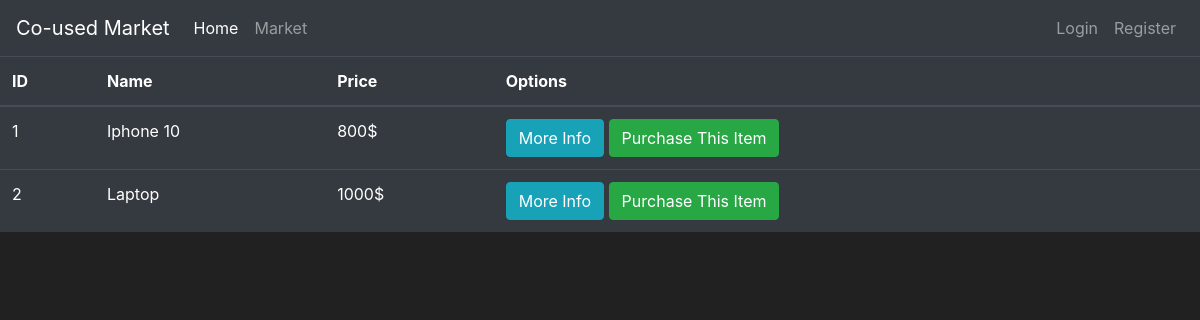
/market, run on an earlier commit of the app's database.
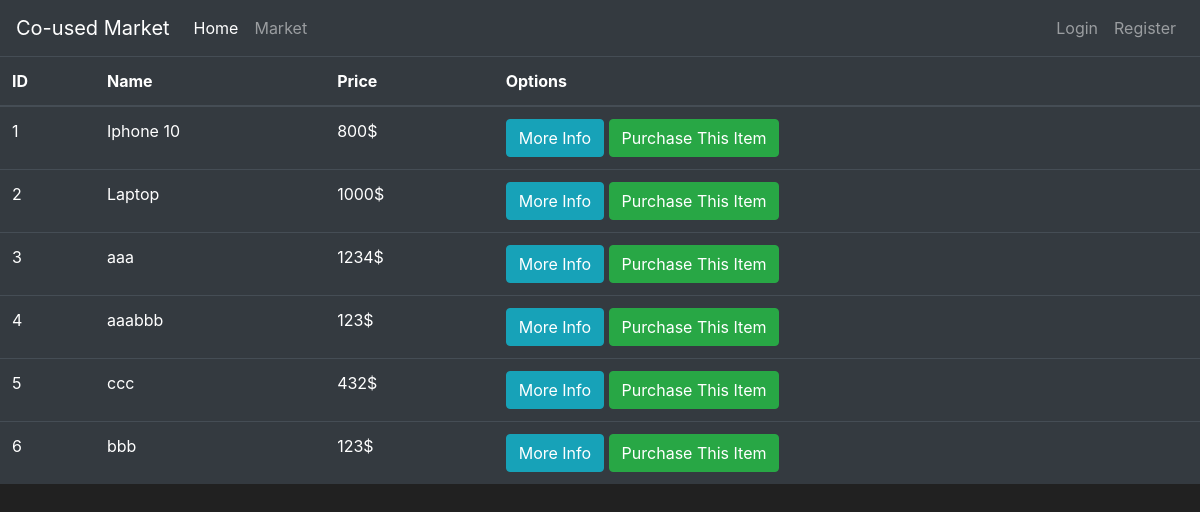
And on a later commit of the database.
### market/models.py (models this page shows, shortened)
class Item(db.Model):
    id = db.Column(db.Integer(), primary_key=True)
    name = db.Column(db.String(length=30), nullable=False, unique=True)
    price = db.Column(db.Integer(), nullable=False)
    barcode =db.Column(db.String(length=12), nullable=True, unique=False)
    description = db.Column(db.String(length=1024), nullable=False, unique=True)
    owner = db.Column(db.Integer(), db.ForeignKey('user.id'))

### market/routes.py (the view)
@app.route('/market')
def market_page():
    items = Item.query.all()
    return render_template('market.html', items=items)

### market/templates/market.html (shortened to what this page needs)
{% extends 'base.html' %}
{% block content %}
    <table class="table table-hover table-dark">
      <thead>
          <tr>
              <th scope="col">ID</th>
              <th scope="col">Name</th>
              <th scope="col">Price</th>
              <th scope="col">Options</th>
          </tr>
      </thead>
      <tbody>
          {% for item in items %}
            <tr>
                <td>{{ item.id }}</td>
                <td>{{ item.name }}</td>
                <td>{{ item.price }}$</td>
                <td>
                  <button class="btn btn-outline btn-info">More Info</button>
                  <button class="btn btn-outline btn-success">Purchase This Item</button>
                </td>
            </tr>
          {% endfor %}
      </tbody>
    </table>
{% endblock %}

### market/templates/base.html (shortened to what this page needs)
<!doctype html>
<html lang="en">
   <head>
      <link rel="stylesheet" href="https://cdn.jsdelivr.net/npm/bootstrap@4.5.3/dist/css/bootstrap.min.css">
   </head>
   <body>
      <nav class="navbar navbar-expand-md navbar-dark bg-dark">
         <a class="navbar-brand" href="#">Co-used Market</a>
         <div class="collapse navbar-collapse" id="navbarNav">
           <ul class="navbar-nav mr-auto">
             <li class="nav-item active">
                 <a class="nav-link" href="{{ url_for('home_page') }}">Home <span class="sr-only">(current)</span></a>
             </li>
             <li class="nav-item">
                 <a class="nav-link" href="{{ url_for('market_page') }}">Market</a>
             </li>
           </ul>
            {% if current_user.is_authenticated %}
             <ul class="navbar-nav">
               <li class="nav-item">
                   <a class="nav-link">Welcome, {{ current_user.username }}</a>
               </li>
               <li class="nav-item">
                   <a class="nav-link" href="{{ url_for('upload_page') }}">Upload your Baobei</a>
               </li>
               <li class="nav-item">
                   <a class="nav-link" href="{{ url_for('logout_page') }}">Logout</a>
               </li>
             </ul>
            {% else %}
             <ul class="navbar-nav">
               <li class="nav-item">
                   <a class="nav-link" href="{{ url_for('login_page') }}">Login</a>
               </li>
               <li class="nav-item">
                   <a class="nav-link" href="{{ url_for('register_page') }}">Register</a>
               </li>
             </ul>
            {% endif %}
         </div>
      </nav>
        {% block content %}
        {% endblock %}
   </body>
</html>

### market/templates/base.html (style rules this page uses)
body { background-color: #212121; color: white }

What changed in the data, as far as the page shows it:
added Item: id "3", name "aaa", price "1234"
added Item: id "4", name "aaabbb", price "123"
added Item: id "5", name "ccc", price "432"
added Item: id "6", name "bbb", price "123"
